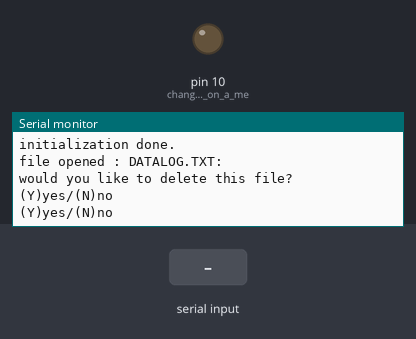
Bench run of a sketch on a simulated Arduino Uno, built with avr-gcc and run on an emulated ATmega328P. On the bench: output pins drawn as LEDs (lit = HIGH), the last lines printed to the serial monitor. The test bench sets the inputs (shaded band). Storage starts empty.

Above: at 1.5 s.
1.6 s: "n" received over Serial
At 2.5 s:
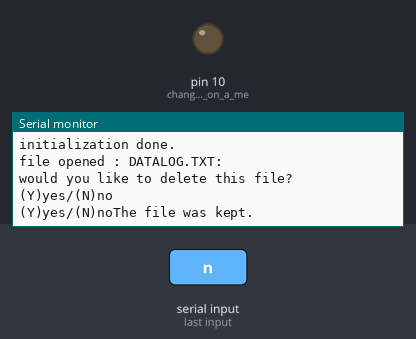
3.1 s: "y" received over Serial
At 4.3 s:
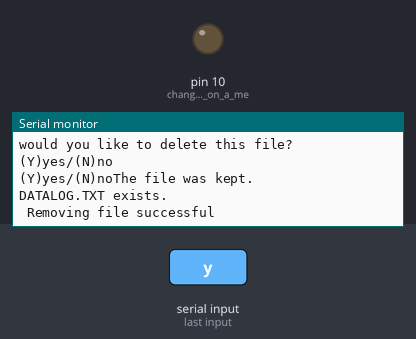
4.6 s: "Y" received over Serial
At 6.1 s:
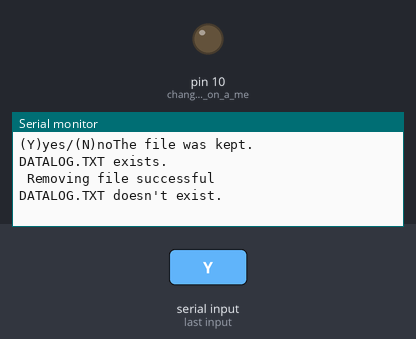

The sketch:

cardfile.ino
```cpp
/*
  SD card test

this program allows see what files are in the sd card. It also allows to delete DATALOG.TXT file.

 The circuit:
  * SD card attached to SPI bus as follows:
 ** MOSI - pin 11 on Arduino Uno/Duemilanove/Diecimila
 ** MISO - pin 12 on Arduino Uno/Duemilanove/Diecimila
 ** CLK - pin 13 on Arduino Uno/Duemilanove/Diecimila
 ** CS - depends on your SD card shield or module.
 		Pin 4 used here for consistency with other Arduino examples


 created  28 Mar 2011
 by Limor Fried
 modified 9 Apr 2012
 by Tom Igoe
 */
 // include the SD library:
#include <SD.h>

// set up variables using the SD utility library functions:
Sd2Card card;
SdVolume volume;
SdFile root;
char option;
// change this to match your SD shield or module;
// Arduino Ethernet shield: pin 4
// Adafruit SD shields and modules: pin 10
// Sparkfun SD shield: pin 8
const int chipSelect = 8;
File myFile;
void setup()
{
 // Open serial communications and wait for port to open:
  Serial.begin(9600);
   while (!Serial) {
    ; // wait for serial port to connect. Needed for Leonardo only
  }


  Serial.print("\nInitializing SD card...");
  // On the Ethernet Shield, CS is pin 4. It's set as an output by default.
  // Note that even if it's not used as the CS pin, the hardware SS pin
  // (10 on most Arduino boards, 53 on the Mega) must be left as an output
  // or the SD library functions will not work.
  pinMode(10, OUTPUT);     // change this to 53 on a mega


  // we'll use the initialization code from the utility libraries
  // since we're just testing if the card is working!
  if (!card.init(SPI_HALF_SPEED, chipSelect)) {
    Serial.println("initialization failed. Things to check:");
    Serial.println("* is a card is inserted?");
    Serial.println("* Is your wiring correct?");
    Serial.println("* did you change the chipSelect pin to match your shield or module?");
    return;
  } else {
   Serial.println("Wiring is correct and a card is present.");
  }

  // print the type of card
  Serial.print("\nCard type: ");
  switch(card.type()) {
    case SD_CARD_TYPE_SD1:
      Serial.println("SD1");
      break;
    case SD_CARD_TYPE_SD2:
      Serial.println("SD2");
      break;
    case SD_CARD_TYPE_SDHC:
      Serial.println("SDHC");
      break;
    default:
      Serial.println("Unknown");
  }

  // Now we will try to open the 'volume'/'partition' - it should be FAT16 or FAT32
  if (!volume.init(card)) {
    Serial.println("Could not find FAT16/FAT32 partition.\nMake sure you've formatted the card");
    return;
  }


  // print the type and size of the first FAT-type volume
  uint32_t volumesize;
  Serial.print("\nVolume type is FAT");
  Serial.println(volume.fatType(), DEC);
  Serial.println();

  volumesize = volume.blocksPerCluster();    // clusters are collections of blocks
  volumesize *= volume.clusterCount();       // we'll have a lot of clusters
  volumesize *= 512;                            // SD card blocks are always 512 bytes
  Serial.print("Volume size (bytes): ");
  Serial.println(volumesize);
  Serial.print("Volume size (Kbytes): ");
  volumesize /= 1024;
  Serial.println(volumesize);
  Serial.print("Volume size (Mbytes): ");
  volumesize /= 1024;
  Serial.println(volumesize);


  Serial.println("\nFiles found on the card (name, date and size in bytes): ");
  root.openRoot(volume);


  // list all files in the card with date and size
  root.ls(LS_R | LS_DATE | LS_SIZE);
  // open the file. note that only one file can be open at a time,
  // so you have to close this one before opening another.
 pinMode(10, OUTPUT);

  if (!SD.begin(8)) {
    Serial.println("initialization failed!");
    return;
  }
  Serial.println("initialization done.");

  // open the file. note that only one file can be open at a time,
  // so you have to close this one before opening another.
  myFile = SD.open("DATALOG.TXT", FILE_WRITE);


  // re-open the file for reading:
  myFile = SD.open("DATALOG.TXT");
  if (myFile) {
    Serial.println("file opened : DATALOG.TXT:");

    // read from the file until there's nothing else in it:
    while (myFile.available()) {
    	Serial.write(myFile.read());
    }
    // close the file:
    myFile.close();
  } else {
  	// if the file didn't open, print an error:
    Serial.println("error opening DATALOG.TXT");
  }
    Serial.println("\n\nwould you like to delete this file?   (Y)yes/(N)no");
    Serial.print("(Y)yes/(N)no");
}


void loop(void) {


  if (Serial.available() > 0)
  {
    option = Serial.read();

    if (option == 'n' || option == 'N')
    {
        Serial.println("The file was kept.");
    }
    else if(option == 'y' ||option == 'Y')
    {


        if (SD.exists("DATALOG.TXT")){
              Serial.println("DATALOG.TXT exists.");
              // delete the file:
              Serial.println("\n Removing file successful");
              SD.remove("DATALOG.TXT");
            }
        else {
              Serial.println("DATALOG.TXT doesn't exist.");
             }
    }
  }

}
```

Measured:
- after the input at 1.6 s, the serial monitor: prints a new line at once (image 1)
- after the input at 3.1 s, the serial monitor: prints a new line at once (image 2)
- after the input at 4.6 s, the serial monitor: prints a new line at once (image 3)
